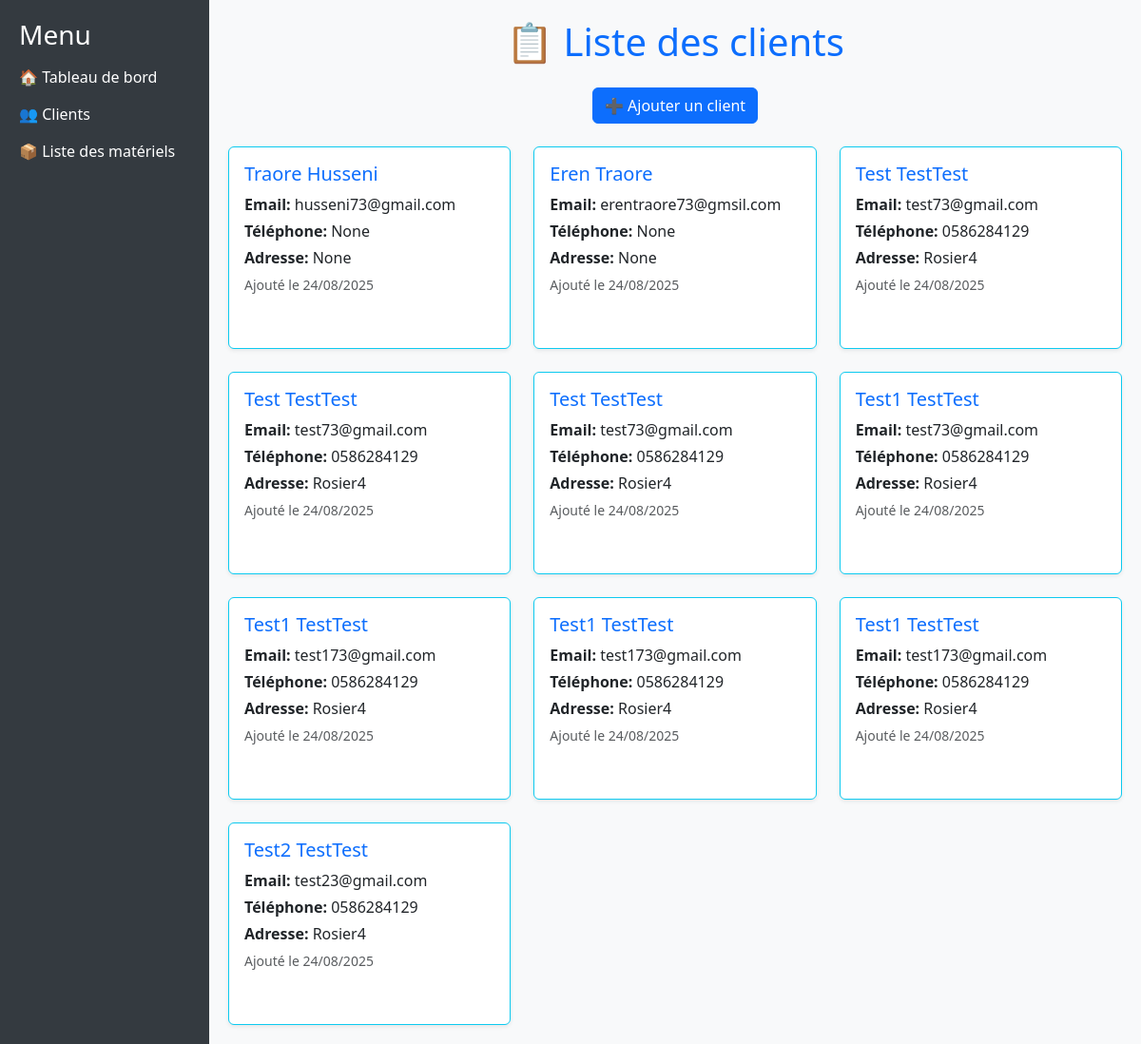
The page /clients/ on the database as committed earlier.
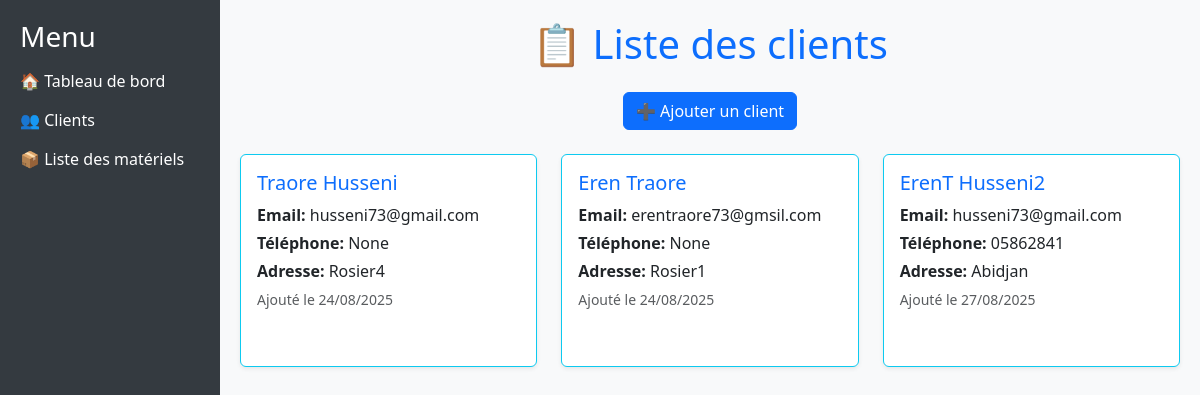
The same page on the database as committed later.
### devis_app/models.py (models this page shows, shortened)
class Client(models.Model):
    nom = models.CharField(max_length=100)
    prenom = models.CharField(max_length=100)
    email = models.EmailField()
    telephone = models.CharField(max_length=20, blank=True, null=True)
    adresse = models.CharField(max_length=255, blank=True, null=True)
    date_creation = models.DateTimeField(auto_now_add=True)
    slug = models.SlugField(unique=True, blank=True)

### devis_app/views.py (the view)
# urls.py: path("clients/", views.liste_clients, name="liste_clients"),
def liste_clients(request):
    clients = Client.objects.all()
    return render(request, 'clients.html', {'clients': clients})

### devis_app/templates/clients.html (shortened to what this page needs)
{% extends "base.html" %}
{% block content %}
<h1 class="mb-4 text-center text-primary">📋 Liste des clients</h1>
<div class="mb-4 d-flex justify-content-center gap-2">
    <button class="btn btn-primary" type="button" data-bs-toggle="collapse" data-bs-target="#ajouterClientForm" aria-expanded="false" aria-controls="ajouterClientForm">
        ➕ Ajouter un client
    </button>
</div>
<div class="row row-cols-1 row-cols-md-2 row-cols-lg-3 g-4">
    {% for client in clients %}
    <div class="col">
        <div class="card shadow-sm h-100 border-info">
            <div class="card-body">
                <h5 class="card-title">
                    <a href="{% url 'devis_par_client' slug=client.slug %}" class="text-decoration-none text-primary">
                        {{ client.nom }} {{ client.prenom }}
                    </a>
                </h5>
                <p class="card-text mb-1"><strong>Email:</strong> {{ client.email }}</p>
                <p class="card-text mb-1"><strong>Téléphone:</strong> {{ client.telephone }}</p>
                <p class="card-text mb-1"><strong>Adresse:</strong> {{ client.adresse }}</p>
                <p class="text-muted mb-2"><small>Ajouté le {{ client.date_creation|date:"d/m/Y" }}</small></p>
            </div>
        </div>
    </div>
    {% empty %}
    <div class="col-12 text-center">
        <p class="text-muted">Aucun client trouvé.</p>
    </div>
    {% endfor %}
</div>
<div class="position-fixed bottom-0 end-0 p-3" style="z-index: 11">
</div>
{% endblock %}

Rows that differ between the two databases and show on the page:
removed Client: nom "Test", prenom "TestTest", email "test73@gmail.com", telephone "0586284129", adresse "Rosier4", date_creation "24/08/2025"
removed Client: nom "Test", prenom "TestTest", email "test73@gmail.com", telephone "0586284129", adresse "Rosier4", date_creation "24/08/2025"
removed Client: nom "Test", prenom "TestTest", email "test73@gmail.com", telephone "0586284129", adresse "Rosier4", date_creation "24/08/2025"
removed Client: nom "Test1", prenom "TestTest", email "test73@gmail.com", telephone "0586284129", adresse "Rosier4", date_creation "24/08/2025"
removed Client: nom "Test1", prenom "TestTest", email "test173@gmail.com", telephone "0586284129", adresse "Rosier4", date_creation "24/08/2025"
removed Client: nom "Test1", prenom "TestTest", email "test173@gmail.com", telephone "0586284129", adresse "Rosier4", date_creation "24/08/2025"
removed Client: nom "Test1", prenom "TestTest", email "test173@gmail.com", telephone "0586284129", adresse "Rosier4", date_creation "24/08/2025"
removed Client: nom "Test2", prenom "TestTest", email "test23@gmail.com", telephone "0586284129", adresse "Rosier4", date_creation "24/08/2025"
changed Client "Husseni": adresse "None" → "Rosier4"
changed Client "Eren": adresse "None" → "Rosier1"
added Client: nom "ErenT", prenom "Husseni2", email "husseni73@gmail.com", telephone "05862841", adresse "Abidjan", date_creation "27/08/2025"
